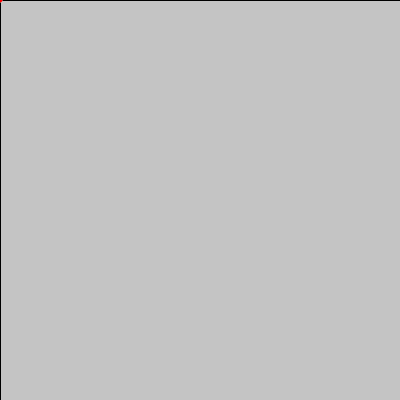
Frame 1 (no input)
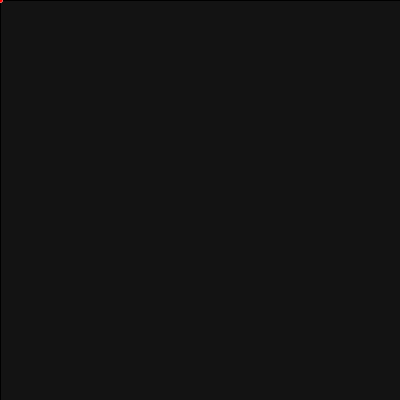
Frame 60 (the mouse pressed at the canvas centre just before this capture)
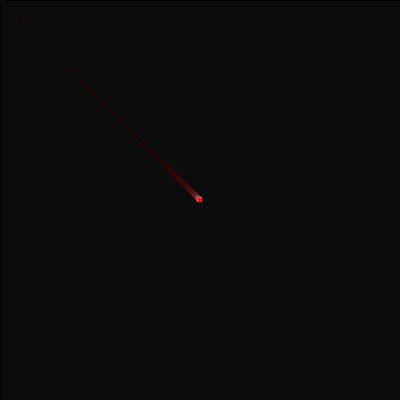
Frame 120 (the mouse held since frame 60 and released just before this capture)

The Processing sketch that drew these frames (run headless with seeded random() and noise(); from frame 60 on, the mouse is pressed at the canvas centre):

// Processing sketch: processing_154490
// ── processing_154490.pde

//Rosalie Sowers rsowers
//Copyright 2014

float x;
float y;
float wd;
float ht;
float ec = .1;

void setup()
{
  size(400, 400);
  smooth();
  rectMode(CENTER);
}

void draw()
{
  //background(255);
  
  fill(0, 10);
  rect(width*.5, height*.5, width, height);
  
  x += ec*(mouseX-x);
  y += ec*(mouseY-y);
  wd = 100;
  ht = 100;
  
  fill(255);
  noStroke();
  
  ellipse(x, y, 5 + pow(abs((x-y)), .75), 5 + pow(abs((x-y)), .75));
  fill(255, 0, 0);
  ellipse(y, x, 5 + pow(abs((x-y)), .75), 5 + pow(abs((x-y)), .75));
  
  //translate(width/2, height/2);
  //rotate(PI/3.0);
  
//  fill(0, 255, 255);
//  rect(x, y, 1.5*wd, 1.5*ht);
//  
//  if (frameCount % 120 <60)
//   fill( 139, 137, 137);
//  else
//    fill(255, 255, 255);
//  quad(x-.75*wd, y, x, y-.75*ht, x+.75*wd, y, x, y+.75*ht); 
//  
//  if (frameCount % 120 >= 60)
//   fill( 139, 137, 137);
//  else
//    fill(255, 255, 255);
//  stroke(49, 79, 79);
//  strokeWeight(4);
//  ellipse(x, y, wd, ht);
//  strokeWeight(1);
//  
//  fill(90, 60, 120);
//  stroke(0, 0, 0);
//  arc(x, y+wd*.15, wd*.4, ht*.38, 0, PI, PIE); 
//  
//  fill(200, 0, 0);
//  rect(x-.20*wd, y-.20*ht, .15*wd, .15*ht);
//  rect(x+.20*wd, y-.20*ht, .15*wd, .15*ht);
//  
//  fill(0, 0, 255);
//  triangle(x, y-.08*ht, x+.05*wd, y+.02*ht, x-.05*wd, y+.02*ht);
}  
